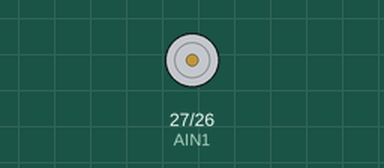
The sketch below on a simulated ESP32. Shown: motor-driver pin pairs drawn as motors (green arrow = first pin HIGH = forward, orange = second pin HIGH = backward, longer = more drive, scaled by the enable pin).

Above: at 8.1 s.
Timing chart, 0 to 21.3 s (numbered marks = the images above):
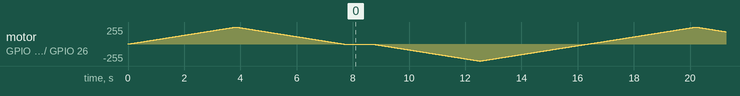

The sketch:

dynamic_T6612_pump.ino
```cpp
#include <analogWrite.h>

#define AIN1 27
#define AIN2 26
#define PWM1 14

void setup() {
  Serial.begin(115200);
  pinMode(PWM1,OUTPUT);
  pinMode(AIN1,OUTPUT);
  pinMode(AIN2,OUTPUT);

}

void loop(){
  // One way Slow to Fast to Slow
  digitalWrite(AIN1,HIGH); //Motor A Rotate Clockwise
  digitalWrite(AIN2,LOW);

  for(int dutyCycle = 0; dutyCycle <= 255; dutyCycle++){
    // changing the LED brightness with PWM
    analogWrite(PWM1, dutyCycle);
    delay(15);
  }
  // decrease the LED brightness
  for(int dutyCycle = 255; dutyCycle >= 0; dutyCycle--){
    // changing the LED brightness with PWM
    analogWrite(PWM1, dutyCycle);
    delay(15);
  }
  delay(1000);

  // Reverse Slow to Fast to Slow
  digitalWrite(AIN1,LOW); //Motor A Rotate Clockwise
  digitalWrite(AIN2,HIGH);

  for(int dutyCycle = 0; dutyCycle <= 255; dutyCycle++){
    // changing the LED brightness with PWM
    analogWrite(PWM1, dutyCycle);
    delay(15);
  }
  // decrease the LED brightness
  for(int dutyCycle = 255; dutyCycle >= 0; dutyCycle--){
    // changing the LED brightness with PWM
    analogWrite(PWM1, dutyCycle);
    delay(15);
  }

}
```
